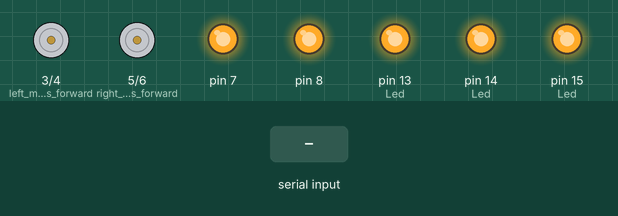
This sketch was run on a simulated Arduino Uno, built with avr-gcc and run on an emulated ATmega328P. Parts: motor-driver pin pairs drawn as motors (green arrow = first pin HIGH = forward, orange = second pin HIGH = backward, longer = more drive), output pins drawn as LEDs (lit = HIGH). Inputs (shaded band) come from the test bench.

Above: at 1.2 s.
1.3 s: "w" received over Serial
At 1.9 s:
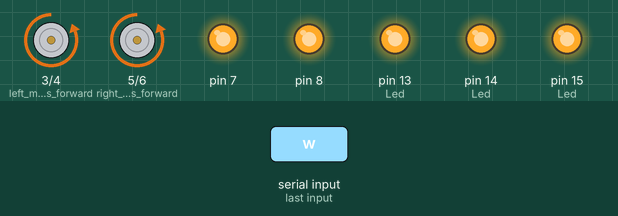
2.8 s: "z" received over Serial
At 4.0 s:
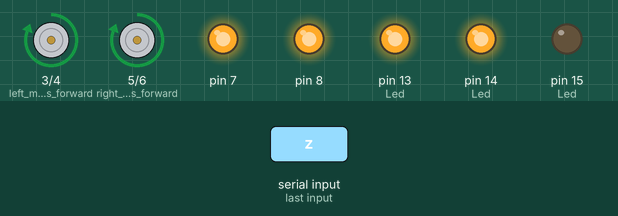
4.3 s: "d" received over Serial
At 5.4 s:
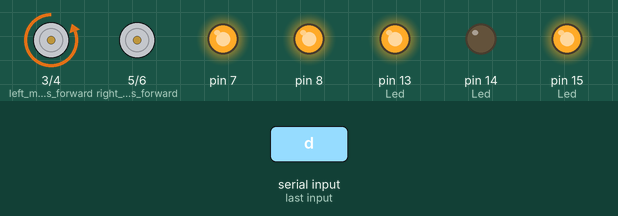
5.8 s: "a" received over Serial
At 6.5 s:
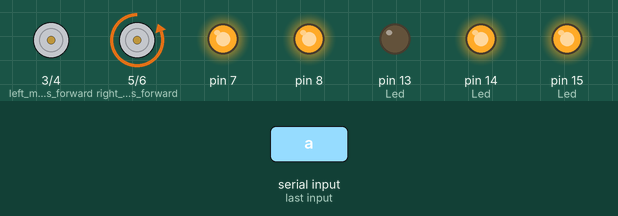
7.3 s: "w" received over Serial
At 7.7 s:
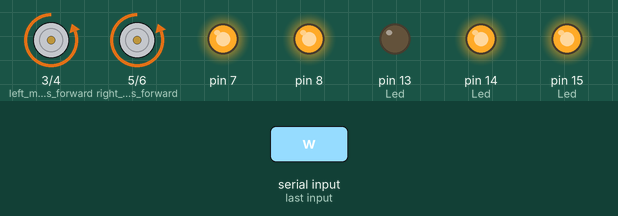
8.8 s: "s" received over Serial
At 10.0 s:
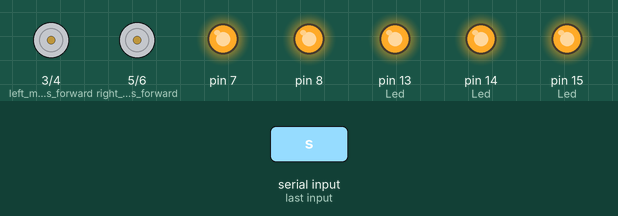
Timing chart, 0 to 11.3 s (numbered marks = the images above; inputs shaded):
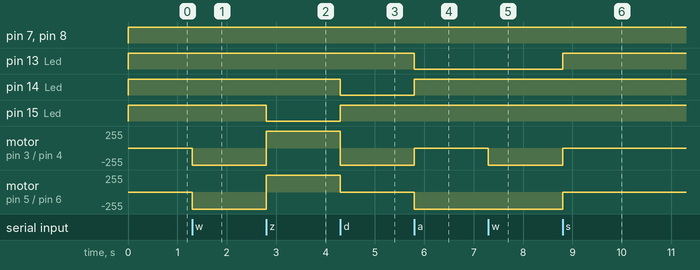

The sketch:

arduino.ino
```cpp
char t;
int Speed = 255;
void setup() {
pinMode(3,OUTPUT);   //left motors forward
pinMode(4,OUTPUT);   //left motors reverse
pinMode(5,OUTPUT);   //right motors forward
pinMode(6,OUTPUT);   //right motors reverse
//FOR SPEED CONTROL
pinMode(7, OUTPUT);
pinMode(8, OUTPUT);
//leds
pinMode(13,OUTPUT);   //Led
pinMode(14,OUTPUT);   //Led
pinMode(15,OUTPUT);   //Led
Serial.begin(115200);

//turn off RGB leds
digitalWrite(13,HIGH);
digitalWrite(14,HIGH);
digitalWrite(15,HIGH);
//set speed

}

void loop()
{
analogWrite(7,Speed);
analogWrite(8,Speed);


if(Serial.available())

{
  t = Serial.read();


  if(t == 'w')
  {            //move forward(all motors rotate in forward direction)
  digitalWrite(3,LOW);
  digitalWrite(4,HIGH);

  digitalWrite(5,LOW);
  digitalWrite(6,HIGH);
  }

  else if(t == 'z')
  {      //move reverse (all motors rotate in reverse direction)
  digitalWrite(3,HIGH);
  digitalWrite(4,LOW);
  digitalWrite(5,HIGH);
  digitalWrite(6,LOW);
    digitalWrite(13,HIGH);
  digitalWrite(14,HIGH);
  digitalWrite(15,LOW);
  }

  else if(t == 'd')
  {      //turn right (left side motors rotate in forward direction, right side motors doesn't rotate)
  digitalWrite(3,LOW);
  digitalWrite(4,HIGH);
  digitalWrite(5,LOW);
  digitalWrite(6,LOW);
    digitalWrite(13,HIGH);
  digitalWrite(14,LOW);
  digitalWrite(15,HIGH);

  }

  else if(t == 'a')
  {      //turn left (right side motors rotate in forward direction, left side motors doesn't rotate)
  digitalWrite(3,LOW);
  digitalWrite(4,LOW);
  digitalWrite(5,LOW);
  digitalWrite(6,HIGH);
  digitalWrite(13,LOW);
  digitalWrite(14,HIGH);
  digitalWrite(15,HIGH);
  }

  else if(t == 's')
  {      //STOP (all motors stop)
  digitalWrite(3,LOW);
  digitalWrite(4,LOW);
  digitalWrite(5,LOW);
  digitalWrite(6,LOW);
  digitalWrite(13,HIGH);
  digitalWrite(14,HIGH);
  digitalWrite(15,HIGH);
  }


//speed control

  else if(t == 'h')
  {
  Speed += 5;
  }

  else if(t == 'l')
  {
  Speed -= 5;
  }
//limit speed to range of 100 - 255
  if (Speed>=225)
  {
  Speed = 255;
  }

  if (Speed<=100)
  {
  Speed = 100;
  }

}
}
```

Measured:
- after the input at 1.3 s, motor on pin 3 (left_motors_forward) / pin 4 (left_motors_reverse), motor on pin 5 (right_motors_forward) / pin 6 (right_motors_reverse): stopped → backward 255/255 at once
- after the input at 2.8 s, pin 15 (Led): HIGH → LOW at once; motor on pin 3 (left_motors_forward) / pin 4 (left_motors_reverse), motor on pin 5 (right_motors_forward) / pin 6 (right_motors_reverse): backward 255/255 → forward 255/255 at once
- after the input at 4.3 s, pin 14 (Led): HIGH → LOW at once; pin 15 (Led): LOW → HIGH at once; motor on pin 3 (left_motors_forward) / pin 4 (left_motors_reverse): forward 255/255 → backward 255/255 at once; motor on pin 5 (right_motors_forward) / pin 6 (right_motors_reverse): forward 255/255 → stopped at once
- after the input at 5.8 s, pin 13 (Led): HIGH → LOW at once; pin 14 (Led): LOW → HIGH at once; motor on pin 3 (left_motors_forward) / pin 4 (left_motors_reverse): backward 255/255 → stopped at once; motor on pin 5 (right_motors_forward) / pin 6 (right_motors_reverse): stopped → backward 255/255 at once
- after the input at 7.3 s, motor on pin 3 (left_motors_forward) / pin 4 (left_motors_reverse): stopped → backward 255/255 at once
- after the input at 8.8 s, pin 13 (Led): LOW → HIGH at once; motor on pin 3 (left_motors_forward) / pin 4 (left_motors_reverse), motor on pin 5 (right_motors_forward) / pin 6 (right_motors_reverse): backward 255/255 → stopped at once
